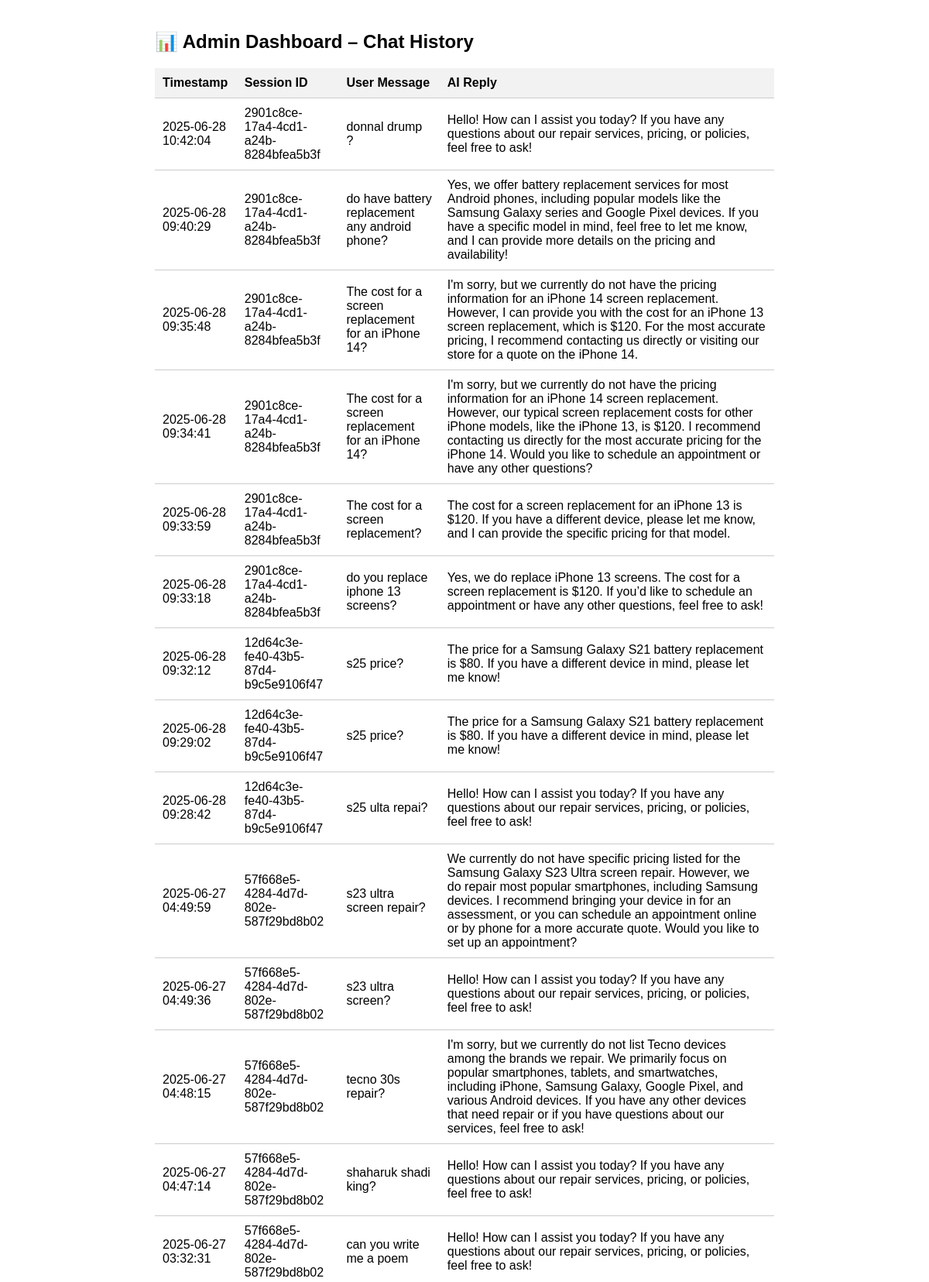
The page /admin (upper part) on the database its author committed.
### tables this page shows
CREATE TABLE chats (
                id INTEGER PRIMARY KEY AUTOINCREMENT,
                session_id TEXT,
                user_message TEXT,
                ai_reply TEXT,
                timestamp TEXT
            );

### web_server.py (the view)
@app.get("/admin", response_class=HTMLResponse)
async def view_chats(request: Request):
    async with aiosqlite.connect("chat_history.db") as db:
        cursor = await db.execute("SELECT session_id, user_message, ai_reply, timestamp FROM chats ORDER BY timestamp DESC")
        rows = await cursor.fetchall()
    return templates.TemplateResponse("admin.html", {"request": request, "chats": rows})

### templates/admin.html (shortened to what this page needs)
<!DOCTYPE html>
<html>
<head>
</head>
<body>
  <h2>📊 Admin Dashboard – Chat History</h2>
  <table>
    <tr>
      <th>Timestamp</th>
      <th>Session ID</th>
      <th>User Message</th>
      <th>AI Reply</th>
    </tr>
    {% for row in chats %}
    <tr>
      <td>{{ row[3] }}</td>
      <td>{{ row[0] }}</td>
      <td>{{ row[1] }}</td>
      <td>{{ row[2] }}</td>
    </tr>
    {% endfor %}
  </table>
</body>
</html>

### templates/admin.html (style rules this page uses)
body { font-family: Arial; max-width: 800px; margin: auto; padding: 20px; }
table { width: 100%; border-collapse: collapse; }
th, td { padding: 10px; border-bottom: 1px solid #ccc; text-align: left; }
th { background-color: #f2f2f2; }

### rows shown on the page
chats: timestamp "2025-06-28 10:42:04", session "2901c8ce-17a4-4cd1-a24b-8284bfea5b3f", user_message "donnal drump ?", ai_reply "Hello! How can I assist you today? If you have any questions about our repair services, pricing, or policies, feel free to ask!"
chats: timestamp "2025-06-28 09:40:29", session "2901c8ce-17a4-4cd1-a24b-8284bfea5b3f", user_message "do have battery replacement any android phone?", ai_reply "Yes, we offer battery replacement services for most Android phones, including popular models like the Samsung Galaxy series and Google Pixel devices. If you have a specific model in mind, feel free to let me know, and I can provide more details on the pricing and availability!"
chats: timestamp "2025-06-28 09:35:48", session "2901c8ce-17a4-4cd1-a24b-8284bfea5b3f", user_message "The cost for a screen replacement for an iPhone 14?", ai_reply "I'm sorry, but we currently do not have the pricing information for an iPhone 14 screen replacement. However, I can provide you with the cost for an iPhone 13 screen replacement, which is $120. For the most accurate pricing, I recommend contacting us directly or visiting our store for a quote on the iPhone 14."
chats: timestamp "2025-06-28 09:34:41", session "2901c8ce-17a4-4cd1-a24b-8284bfea5b3f", user_message "The cost for a screen replacement for an iPhone 14?", ai_reply "I'm sorry, but we currently do not have the pricing information for an iPhone 14 screen replacement. However, our typical screen replacement costs for other iPhone models, like the iPhone 13, is $120. I recommend contacting us directly for the most accurate pricing for the iPhone 14. Would you like to schedule an appointment or have any other questions?"
chats: timestamp "2025-06-28 09:33:59", session "2901c8ce-17a4-4cd1-a24b-8284bfea5b3f", user_message "The cost for a screen replacement?", ai_reply "The cost for a screen replacement for an iPhone 13 is $120. If you have a different device, please let me know, and I can provide the specific pricing for that model."
chats: timestamp "2025-06-28 09:33:18", session "2901c8ce-17a4-4cd1-a24b-8284bfea5b3f", user_message "do you replace iphone 13 screens?", ai_reply "Yes, we do replace iPhone 13 screens. The cost for a screen replacement is $120. If you’d like to schedule an appointment or have any other questions, feel free to ask!"
chats: timestamp "2025-06-28 09:32:12", session "12d64c3e-fe40-43b5-87d4-b9c5e9106f47", user_message "s25 price?", ai_reply "The price for a Samsung Galaxy S21 battery replacement is $80. If you have a different device in mind, please let me know!"
chats: timestamp "2025-06-28 09:29:02", session "12d64c3e-fe40-43b5-87d4-b9c5e9106f47", user_message "s25 price?", ai_reply "The price for a Samsung Galaxy S21 battery replacement is $80. If you have a different device in mind, please let me know!"
chats: timestamp "2025-06-28 09:28:42", session "12d64c3e-fe40-43b5-87d4-b9c5e9106f47", user_message "s25 ulta repai?", ai_reply "Hello! How can I assist you today? If you have any questions about our repair services, pricing, or policies, feel free to ask!"
chats: timestamp "2025-06-27 04:49:59", session "57f668e5-4284-4d7d-802e-587f29bd8b02", user_message "s23 ultra screen repair?", ai_reply "We currently do not have specific pricing listed for the Samsung Galaxy S23 Ultra screen repair. However, we do repair most popular smartphones, including Samsung devices. I recommend bringing your device in for an assessment, or you can schedule an appointment online or by phone for a more accurate quote. Would you like to set up an appointment?"
chats: timestamp "2025-06-27 04:49:36", session "57f668e5-4284-4d7d-802e-587f29bd8b02", user_message "s23 ultra screen?", ai_reply "Hello! How can I assist you today? If you have any questions about our repair services, pricing, or policies, feel free to ask!"
chats: timestamp "2025-06-27 04:48:15", session "57f668e5-4284-4d7d-802e-587f29bd8b02", user_message "tecno 30s repair?", ai_reply "I'm sorry, but we currently do not list Tecno devices among the brands we repair. We primarily focus on popular smartphones, tablets, and smartwatches, including iPhone, Samsung Galaxy, Google Pixel, and various Android devices. If you have any other devices that need repair or if you have questions about our services, feel free to ask!"
chats: timestamp "2025-06-27 04:47:14", session "57f668e5-4284-4d7d-802e-587f29bd8b02", user_message "shaharuk shadi king?", ai_reply "Hello! How can I assist you today? If you have any questions about our repair services, pricing, or policies, feel free to ask!"
chats: timestamp "2025-06-27 03:32:31", session "57f668e5-4284-4d7d-802e-587f29bd8b02", user_message "can you write me a poem", ai_reply "Hello! How can I assist you today? If you have any questions about our repair services, pricing, or policies, feel free to ask!"
